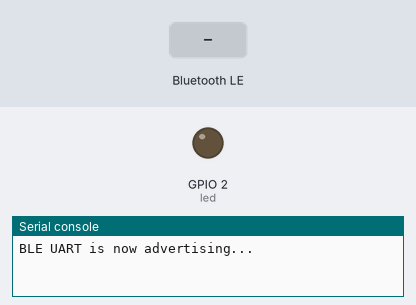
This program was run on a simulated ESP32 board running MicroPython. Shown: output pins drawn as LEDs (lit = HIGH), the last lines printed to the serial console. Inputs (shaded band) come from the test bench. Nothing arrives over Bluetooth unless stated.

Above: at 1.2 s.
1.3 s: "on" written over Bluetooth
At 1.9 s:
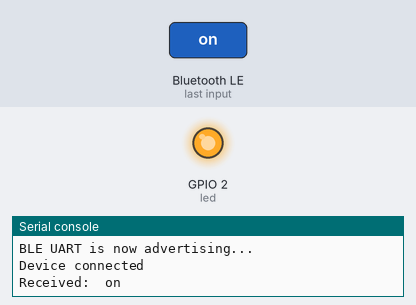
2.8 s: "off" written over Bluetooth
At 4.2 s:
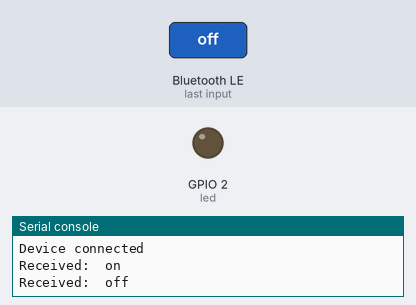
Timing chart, 0 to 5.8 s (numbered marks = the images above; inputs shaded):
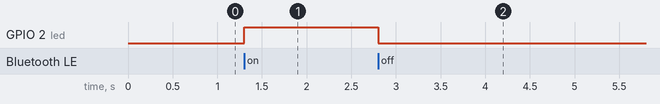

Measured:
- after the input at 1.3 s, GPIO 2 (led): LOW → HIGH at once
- after the input at 2.8 s, GPIO 2 (led): HIGH → LOW at once

The program:

ble_led1.py
```python
# BLE (SPP 아님)
from machine import Pin
from bluetooth import BLE, UUID, FLAG_READ, FLAG_WRITE
import bluetooth
import struct
import time

# BLE 권한 플래그 수동 정의(자동 임포트 안 되는 문제 대비)
FLAG_READ = 0x0002
FLAG_WRITE = 0x0008
FLAG_NOTIFY = 0x0010

led = Pin(2, Pin.OUT)

# UUIDs (16-bit or 128-bit)
UART_SERVICE_UUID = bluetooth.UUID("6E400001-B5A3-F393-E0A9-E50E24DCCA9E")
UART_RX_CHAR_UUID = bluetooth.UUID("6E400002-B5A3-F393-E0A9-E50E24DCCA9E")
UART_TX_CHAR_UUID = bluetooth.UUID("6E400003-B5A3-F393-E0A9-E50E24DCCA9E")

# RX: 스마트폰 -> ESP32, TX: ESP32 -> 스마트폰
UART_SERVICE = (
    UART_SERVICE_UUID,
    (
        (UART_RX_CHAR_UUID, FLAG_WRITE),
        (UART_TX_CHAR_UUID, FLAG_READ | FLAG_NOTIFY),
    ),
)

class BLEUART:
    def __init__(self):
        self.ble = BLE()
        self.ble.active(True)
        self.ble.irq(self.ble_irq)

        ((self.rx_handle, self.tx_handle),) = self.ble.gatts_register_services((UART_SERVICE,))
        self.ble.gatts_write(self.tx_handle, b"Ready")
        self.connections = set()

        self.ble.gap_advertise(100,
            adv_data=self.advertise_payload(
                name="hawx_BT",
                services=[UART_SERVICE_UUID]))
        print("BLE UART is now advertising...")

    def advertise_payload(self, name=None, services=None):
        payload = bytearray()

        def _append(ad_type, value):
            payload.append(len(value) + 1)
            payload.append(ad_type)
            payload.extend(value)

        if name:
            _append(0x09, name.encode())

        if services:
            for uuid in services:
                b = bytes(uuid)
                _append(0x07 if len(b) == 16 else 0x03, b)

        return payload

    def ble_irq(self, event, data):
        if event == 1:  # _IRQ_CENTRAL_CONNECT
            conn_handle, _, _ = data
            self.connections.add(conn_handle)
            print("Device connected")

        elif event == 2:  # _IRQ_CENTRAL_DISCONNECT
            conn_handle, _, _ = data
            self.connections.discard(conn_handle)
            print("Device disconnected")
            self.ble.gap_advertise(100,
                adv_data=self.advertise_payload(
                    name="hawx_BT",
                    services=[UART_SERVICE_UUID]))

        elif event == 3:  # _IRQ_GATTS_WRITE
            conn_handle, attr_handle = data
            if attr_handle == self.rx_handle:
                msg = self.ble.gatts_read(self.rx_handle).decode().strip().lower()
                print("Received: ", msg)
                if msg == "on":
                    led.value(1)
                elif msg == "off":
                    led.value(0)

# 실행
ble_uart = BLEUART()

# 대기 루프
while True:
    time.sleep(1)
```
